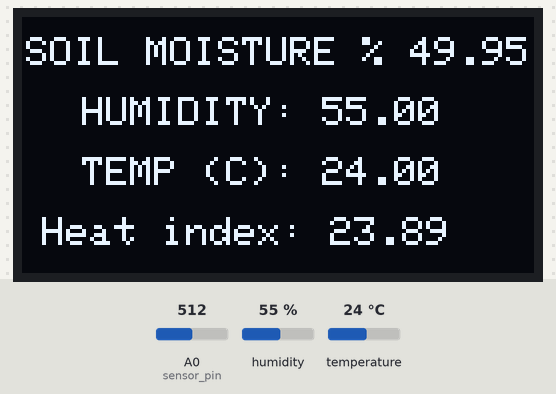
A sketch run on a simulated Arduino Uno, built with avr-gcc and run on an emulated ATmega328P. Shown: 128×64 one-colour display. The inputs (shaded band) are chosen by the test bench; at power-on: A0 (sensor_pin) = 512, humidity 55 %, temperature 24 °C. What the sketch prints to the serial monitor is not drawn.

Above: at 2.2 s.
2.3 s: A0 (sensor_pin) set to 1023
At 4.4 s:
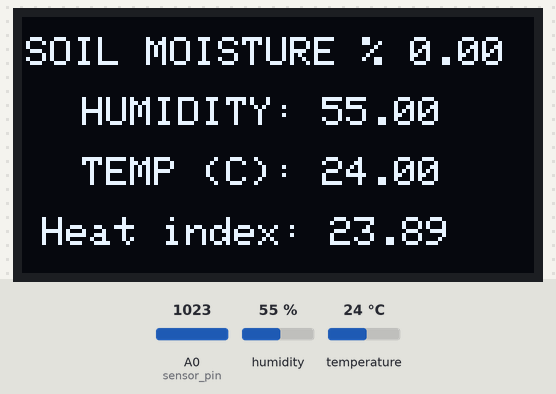
4.7 s: humidity set to 22 %
At 6.1 s:
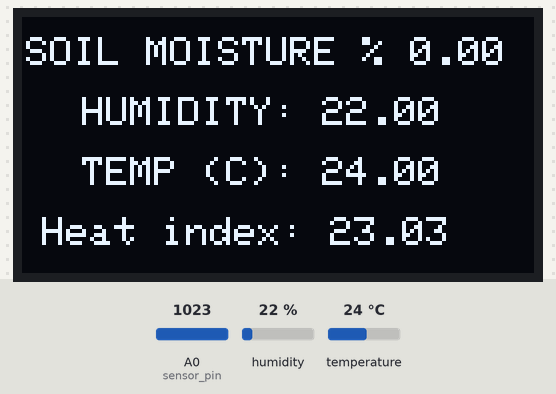
6.8 s: temperature set to 12 °C
At 8.7 s:
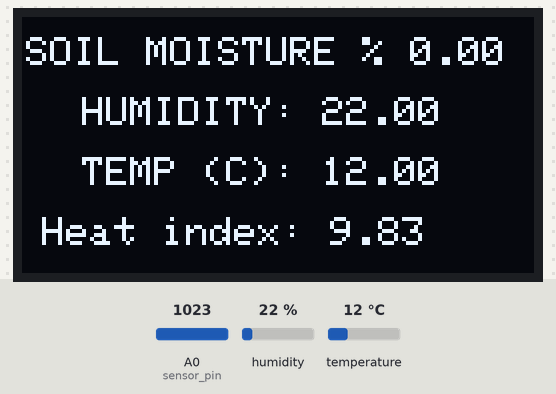
9.0 s: A0 (sensor_pin) set to 900
At 10.2 s:
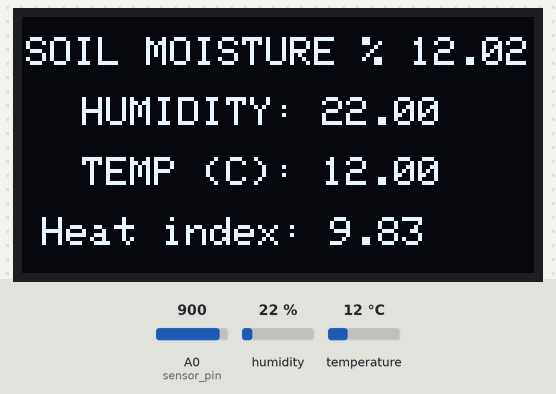
11.1 s: humidity set to 40 %
At 12.9 s:
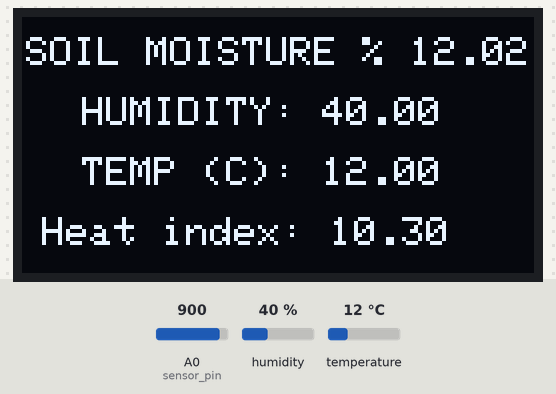
13.2 s: A0 (sensor_pin) set to 716
At 14.6 s:
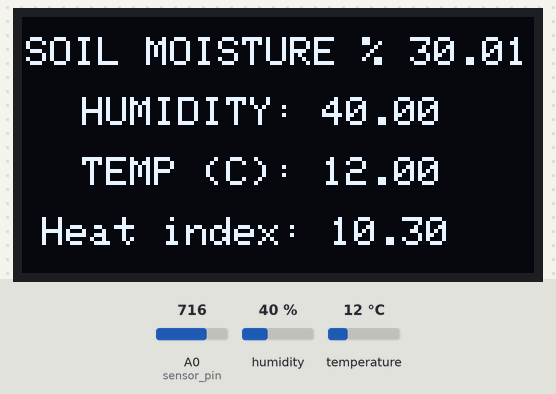
Timing chart, 0 to 16.2 s (numbered marks = the images above; inputs shaded):
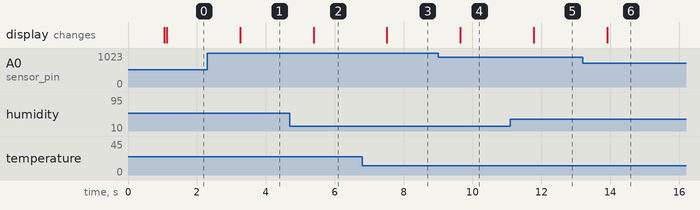

The sketch:

esp8266_weather_monitor.ino
```cpp
#include <SPI.h>
#include <Wire.h>
#include <Adafruit_GFX.h>
#include <Adafruit_SSD1306.h>
#include "DHT.h"

#define DHTPIN 14     // D5 connected to the DHT sensor
#define DHTTYPE DHT22   // DHT 22  (AM2302), AM2321

#define OLED_RESET LED_BUILTIN  //4
Adafruit_SSD1306 display(OLED_RESET);

#if (SSD1306_LCDHEIGHT != 64)
#error("Height incorrect, please fix Adafruit_SSD1306.h!");
#endif

const int sensor_pin = A0;

DHT dht(DHTPIN, DHTTYPE);

void setup() {
  Serial.begin(9600);
  delay(1000);
  dht.begin();
  display.begin(SSD1306_SWITCHCAPVCC, 0x3C);

  // Clear the buffer.
  display.clearDisplay();
  display.setTextSize(1);
  display.setTextColor(WHITE);
  display.setCursor(1,5);
  display.print("SOIL MOISTURE %");
  display.display();
}

void loop() {

  float moisture_percentage = ( 100.00 - ( (analogRead(sensor_pin)/1023.00) * 100.00 ) );

  float h = dht.readHumidity();

  float t = dht.readTemperature(); // Read temperature as Celsius (by default)

  float hic = dht.computeHeatIndex(t, h, false); // Compute heat index in Celsius (isFahreheit = false)

  // Check if any reads failed and exit early (to try again).
  if (isnan(h) || isnan(t)) {
    Serial.println(F("Failed to read from DHT sensor!"));
    return;
  }

//---Serial block
  Serial.print("Soil Moisture = ");
  Serial.print(moisture_percentage);
  Serial.print("%");
  Serial.print(F(" || Humidity: "));
  Serial.print(h);
  Serial.print(F("% || Temperature: "));
  Serial.print(t);
  Serial.print(F(" C || Heat index: "));
  Serial.print(hic);
  Serial.println(F(" C "));
//---End of Serial block

//---Start of screen output
  display.clearDisplay();
  display.setCursor(1,5);
  display.print("SOIL MOISTURE % ");
  //display.setCursor(40, 20);
  display.print(moisture_percentage);
  display.setCursor(15, 20);
  display.print("HUMIDITY: ");
  display.print(h);
  display.setCursor(15, 35);
  display.print("TEMP (C): ");
  display.print(t);
  display.setCursor(5, 50);
  display.print("Heat index: ");
  display.print(hic);
  display.display();
//---End of screen output

  delay(1000);
}
```

Measured:
- after the input at 2.3 s, the display: changes after 0.96 s (image 1)
- after the input at 4.7 s, the display: changes after 0.69 s (image 2)
- after the input at 6.8 s, the display: changes after 0.72 s (image 3)
- after the input at 9.0 s, the display: changes after 0.65 s (image 4)
- after the input at 11.1 s, the display: changes after 0.68 s (image 5)
- after the input at 13.2 s, the display: changes after 0.71 s (image 6)
